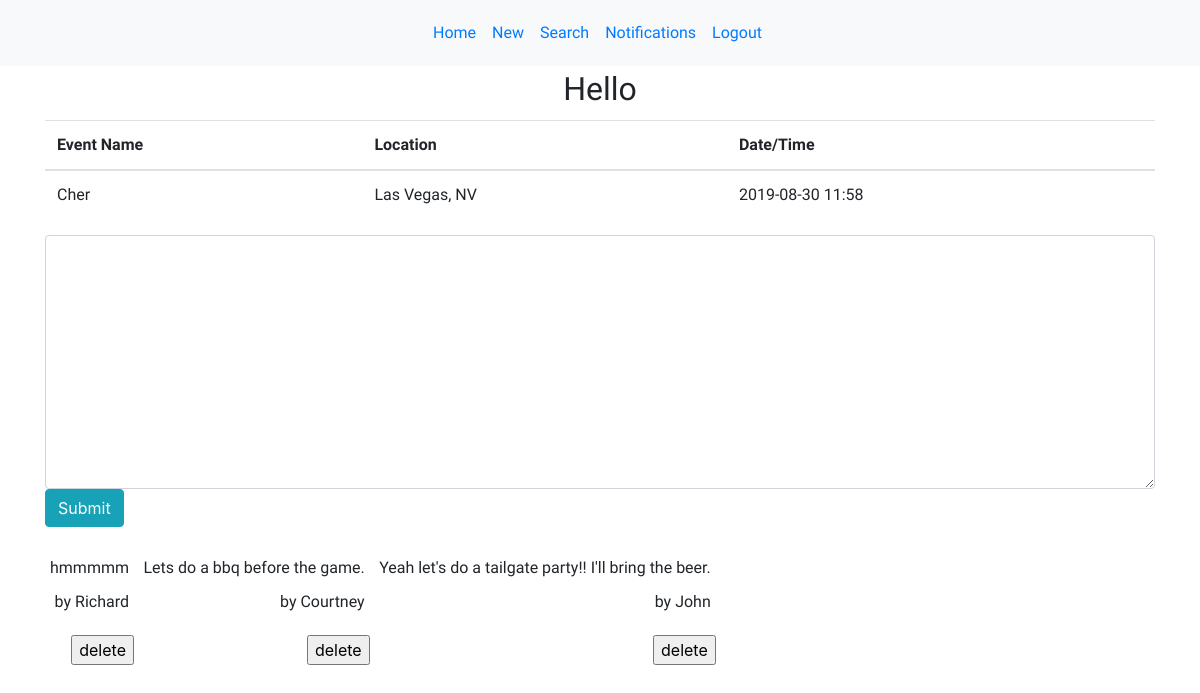
/event/2, run on an earlier commit of the app's database.
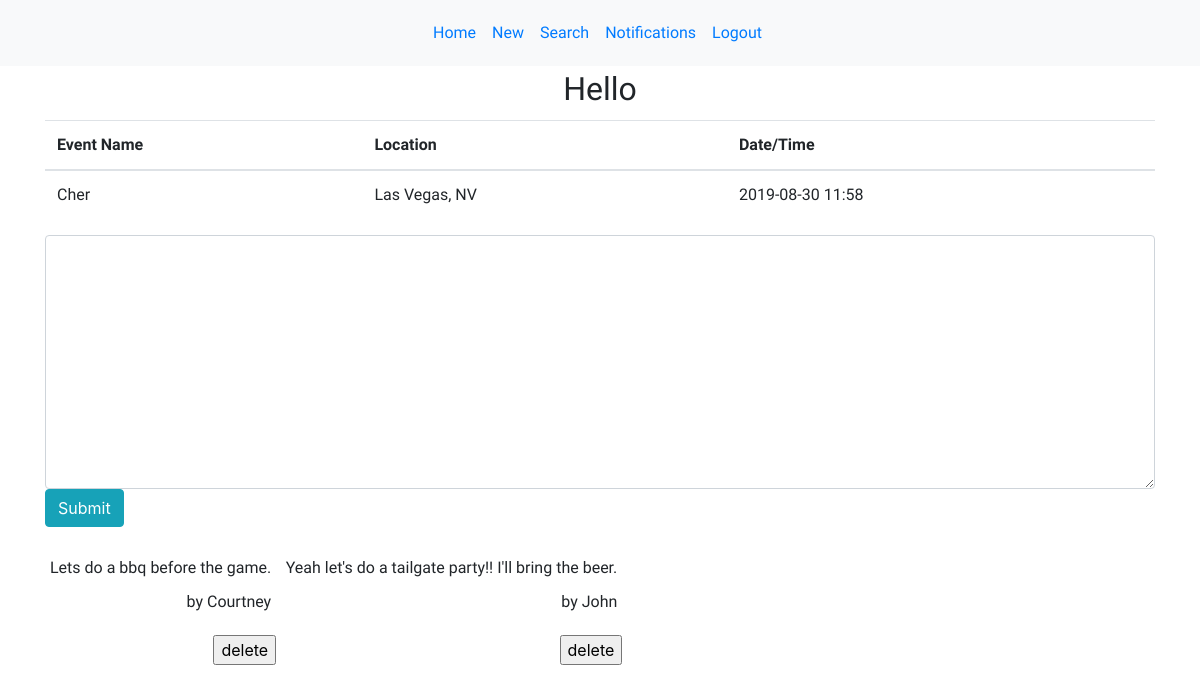
And on a later commit of the database.
### models.py (models this page shows)
class Event(db.Model):
    __Tablename__ = "events"
    id = db.Column(db.Integer, primary_key=True)
    event_title = db.Column(db.String(100))
    date = db.Column(db.String(8))
    time = db.Column(db.String(12))
    location = db.Column(db.String(100))
    information = db.Column(db.TEXT)
    creator_id = db.Column(db.Integer, db.ForeignKey("user.id"), nullable=False)
    author = db.relationship('User', foreign_keys=[creator_id], backref="user_messages", cascade="all")
    events_that_have_attendees = db.relationship('User', lazy = 'dynamic', secondary = attendees_table)

class Message(db.Model):
    __Tablename__ = "messages"
    id = db.Column(db.Integer, primary_key=True)
    content = db.Column(db.TEXT)
    user_who_created = db.Column(db.Integer, nullable=False)
    created_at = db.Column(db.DateTime, server_default=func.now())
    updated_at = db.Column(db.DateTime, server_default=func.now(), onupdate=func.now())
    user_info = db.Column(db.Integer, db.ForeignKey("user.id"), nullable=False)
    author_of_msg = db.relationship('User', foreign_keys=[user_info], backref="message")
    event_info = db.Column(db.Integer, db.ForeignKey("event.id"), nullable=False)
    event_message = db.relationship('Event', foreign_keys=[event_info], backref="event_messages")
    def __repr__(self):
     return f"<User {self.id} - {self.content} {self.author_of_msg}"

class User(db.Model):
    __Tablename__ = "users"
    id = db.Column(db.Integer, primary_key=True)
    first_name = db.Column(db.String(100), nullable = False)
    last_name = db.Column(db.String(100), nullable = False)
    password = db.Column(db.String(200), unique = True, nullable = False)
    email = db.Column(db.String(100), unique = True, nullable = False)
    security_answer1 = db.Column(db.String(200))
    created_at = db.Column(db.DateTime, server_default=func.now())
    updated_at = db.Column(db.DateTime, server_default=func.now(), onupdate=func.now())
    users_that_attend_events = db.relationship('Event', lazy = 'dynamic', secondary = attendees_table)

### controller_functions.py (the view)
def event(id):
    user_events = Event.query.get(id)
    get_messages = Message.query.all()
    print(get_messages)
    return render_template("message_board.html", organize_event = user_events, read_message = get_messages)

### templates/message_board.html (shortened to what this page needs)
<!DOCTYPE html>
<html lang="en">
<head>
    <link rel="stylesheet" href="{{ url_for('static', filename='message.css') }}">
    <link rel="stylesheet" href="https://maxcdn.bootstrapcdn.com/bootstrap/4.3.1/css/bootstrap.min.css">
</head>
<body>
    <nav class="navbar navbar-expand-sm bg-light justify-content-center">
        <ul class="navbar-nav">
            <li class="nav-item">
                <a class="nav-link" href="/homepage">Home</a>
            </li>
            <li class="nav-item">
                <a class="nav-link" href="/new">New</a>
            </li>
            <li class="nav-item">
                <a class="nav-link" href="#">Search</a>
            </li>
            <li class="nav-item">
                <a class="nav-link" href="/notifications">Notifications</a>
            </li>
            <li class="nav-item">
                <a class="nav-link" href="/logout">Logout</a>
            </li>
        </ul>
    </nav>
    <div class="container">
            <h2>Hello {{ session['greetings'] }} </h2>
            <table class="table table-hover">
                    <thead>
                        <tr>
                            <th> Event Name</th>
                            <th>Location</th>
                            <th>Date/Time</th>
                        </tr>
                    </thead>
                    <tbody>
                        <td>{{ organize_event.event_title }} </td>
                        <td>{{ organize_event.location }} </td>
                        <td>{{ organize_event.date }} {{ organize_event.time }} </td>
                    </tbody>
                </table>
        <form action="/create_msg" method="post" id="msg">
            <textarea class="form-control" name="msg" id="message" cols="30" rows="10"></textarea>
            <input type="submit" class="btn btn-info" id="#">
        </form>
        <div class="errorMSG" id="error">
        </div>
        {% for message in read_message %}
                <div class="msg_section">
                    <p class="message">{{ message.content }} </p>
                    <p class="author"> by {{ message.author_of_msg.first_name }}{{ message.last_name }}</p>
                    <form class="delete" action="/delete" method="post">
                    <input type="submit" name="del_msg"value="delete">
                    </form>
                </div>
        {% endfor %}
    </div>
</body>
</html>

### static/message.css (style rules this page uses)
h1, h4, h2 { font-family: 'Nanum Gothic Coding', monospace; padding: 4px; text-align: center; }
p, th, td, ul { font-family: 'Mali', cursive; padding: 5px; }
.message { margin: 0px; }
.author { text-align: right; }
.msg_section { display: inline-block; }
.delete { text-align: right; }

What changed in the data, as far as the page shows it:
removed Message: content "hmmmmm", author_of_msg.first_name "Richard"
